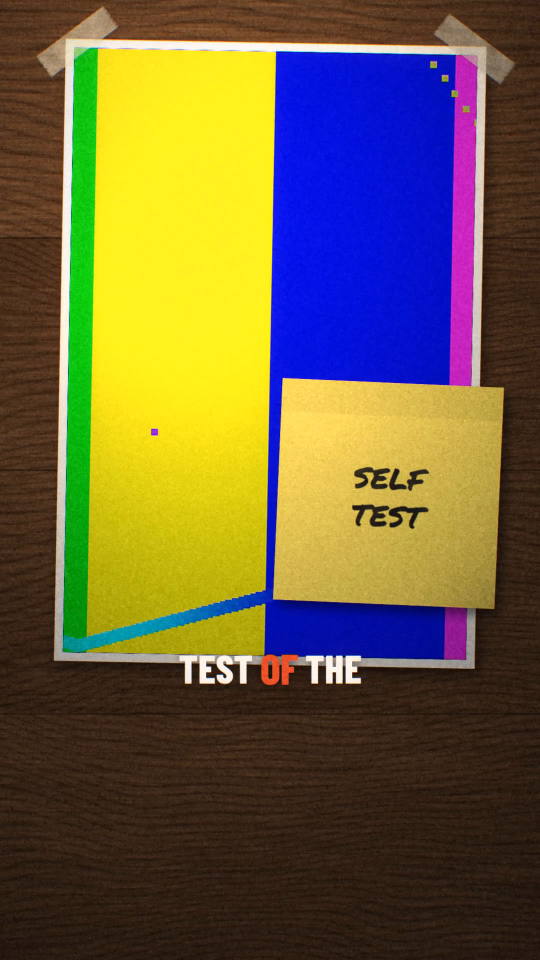
#> input picture distribution/evidence/selftest-1.2s.jpg, 1080 x 1920 px (shown at 1/2 size)
$ python -i look.py   (imports and definitions only)
#> lines starting #> are read from the running program, lines starting #| are printed output that depends on the picture
#!/usr/bin/env python3
"""Camera grade, analog finish and print treatments for talking-head edits.

Import into a frame renderer (numpy RGB uint8 in, uint8 out) or run on files:
  look.py still IN.png OUT.png [--grade --track track.json --t 3.2] [--finish medium]
  look.py video IN.mp4 OUT.mp4 [--grade --track track.json] [--finish medium]
  look.py print IN.png OUT.png --mode halftone|xerox [--cell 7]

Order inside a renderer: grade_webcam(camera crop) -> composite graphics ->
finish(whole frame, frame_index). Print treatments go on photos and cutouts
only, never on the face. The finish is the glue that makes paper, photos,
type and camera read as one physical object; it must never lift the blacks.
"""
import argparse, json, math, subprocess, sys
from pathlib import Path
import cv2
import numpy as np

PRESETS = {  # grain, halation, bloom, weave_px, ca, vignette
    "subtle": dict(grain=0.016, halation=0.10, bloom=0.05, weave=0.35, ca=0.0008, vignette=0.18),
    "medium": dict(grain=0.026, halation=0.16, bloom=0.07, weave=0.60, ca=0.0014, vignette=0.26),
    "heavy":  dict(grain=0.040, halation=0.24, bloom=0.10, weave=0.90, ca=0.0022, vignette=0.34),
}


def _f(img):
    return img.astype(np.float32) / 255.0


def _u8(x):
    return (np.clip(x, 0, 1) * 255.0 + 0.5).astype(np.uint8)


def _luma(x):
    return x[..., 0] * 0.2126 + x[..., 1] * 0.7152 + x[..., 2] * 0.0722


# [30 lines left out: functions _shoulder, grade_webcam, not called in this run]


class Finish:
    """Film/print finish for full output frames. Deterministic per frame index."""

    # [72 lines left out: functions __init__, _weave, apply, halftone, not called in this run]


def xerox(rgb, seed=3, crush=0.28, toner=0.10):
    """Photocopy: crushed tones, toner speckle, slight smear. Good for cutouts and evidence."""
#> called with seed = 3, crush = 0.28, toner = 0.1
    rng = np.random.default_rng(seed)
    g = cv2.cvtColor(rgb, cv2.COLOR_RGB2GRAY).astype(np.float32) / 255.0
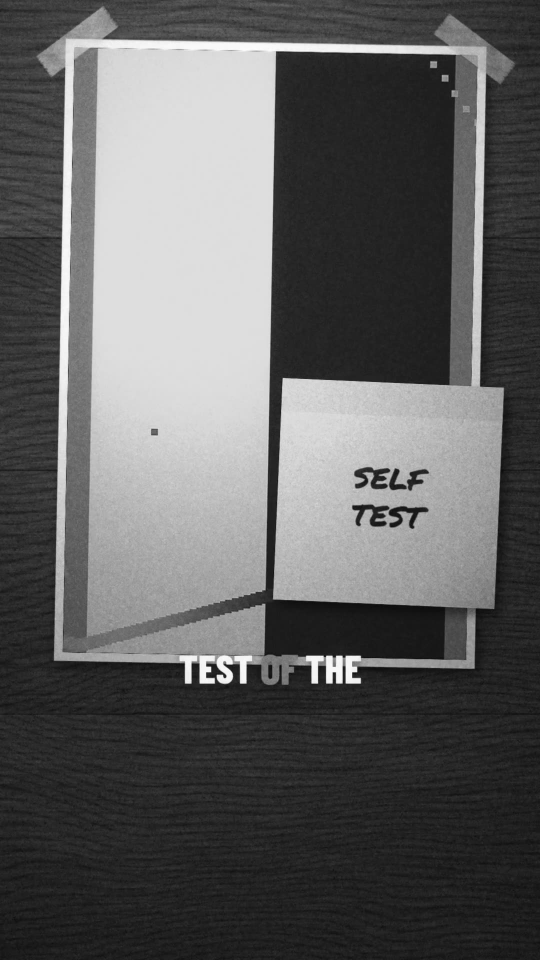
#> g: shape (1920, 1080) float32 (shown at 1/2 size); min 0.0314, max 0.996, mean 0.375
    g = np.clip((g - crush) / (1 - 2 * crush), 0, 1)
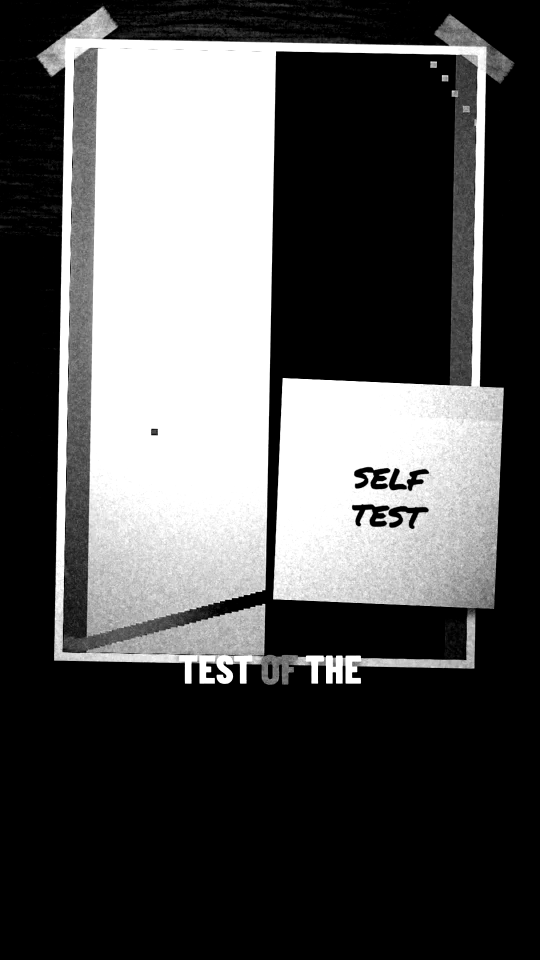
#> g: shape (1920, 1080) float32 (shown at 1/2 size); min 0, max 1, mean 0.328
    g = g * g * (3 - 2 * g)
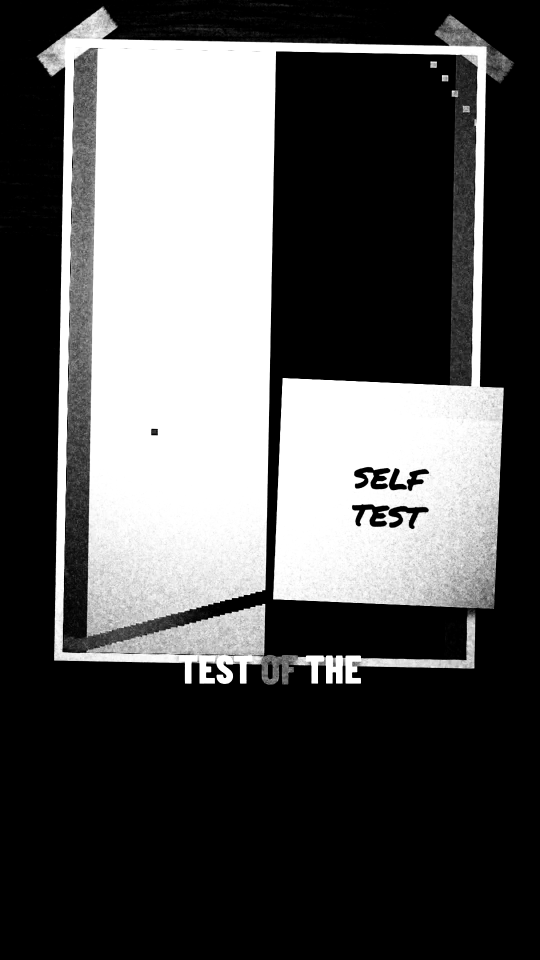
#> g: shape (1920, 1080) float32 (shown at 1/2 size); min 0, max 1, mean 0.333
    n = cv2.GaussianBlur(rng.standard_normal(g.shape).astype(np.float32), (0, 0), 0.8)
    g = np.clip(g + toner * n * (1 - g) * 2, 0, 1)
    g = cv2.GaussianBlur(g, (0, 0), 0.6)
    return cv2.cvtColor((g * 255).astype(np.uint8), cv2.COLOR_GRAY2RGB)


# [100 lines left out: functions misregister, paper, _face_at, main, not called in this run]


# [2 lines not run here, left out]

>>> import cv2
>>> picture = cv2.cvtColor(cv2.imread('../../../evidence/selftest-1.2s.jpg'), cv2.COLOR_BGR2RGB)
>>> result = xerox(picture)

$ run again, on distribution/evidence/news-sheet.jpg
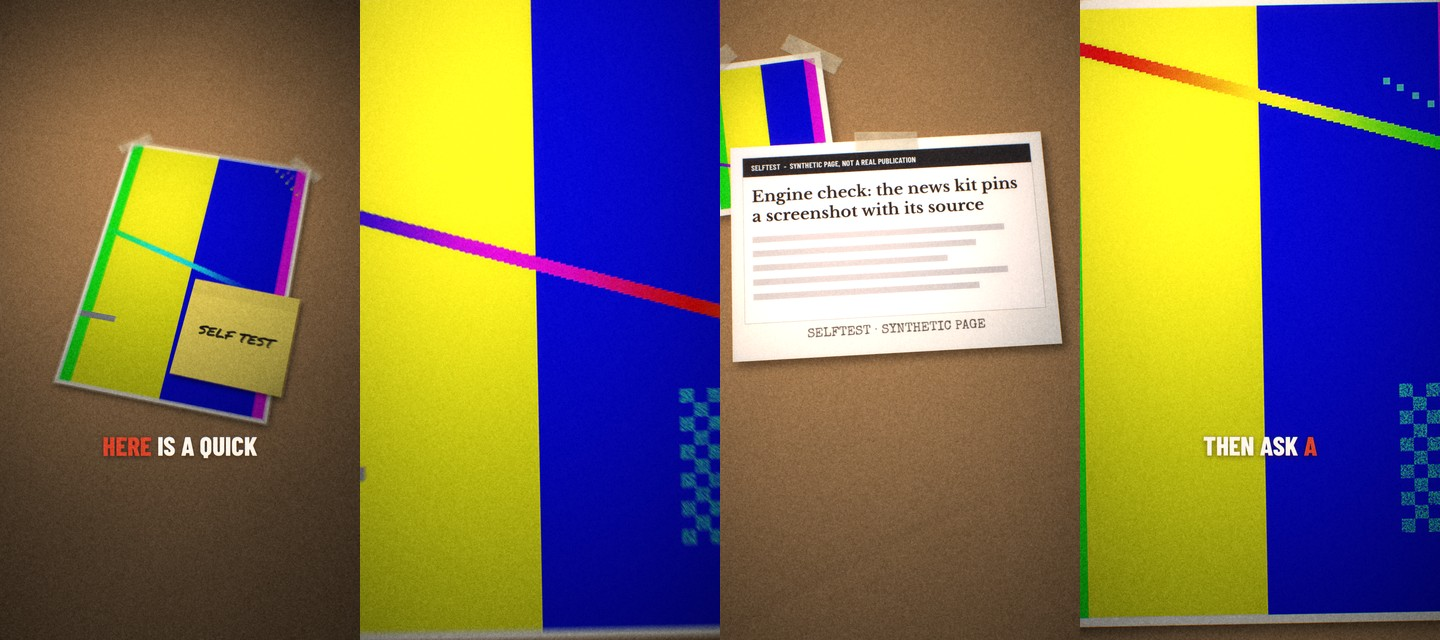
#> input picture distribution/evidence/news-sheet.jpg, 1440 x 640 px
#> in xerox, `g = cv2.cvtColor(rgb, cv2.COLOR_RGB2GRAY).astype(np.float32) / 255.0`:
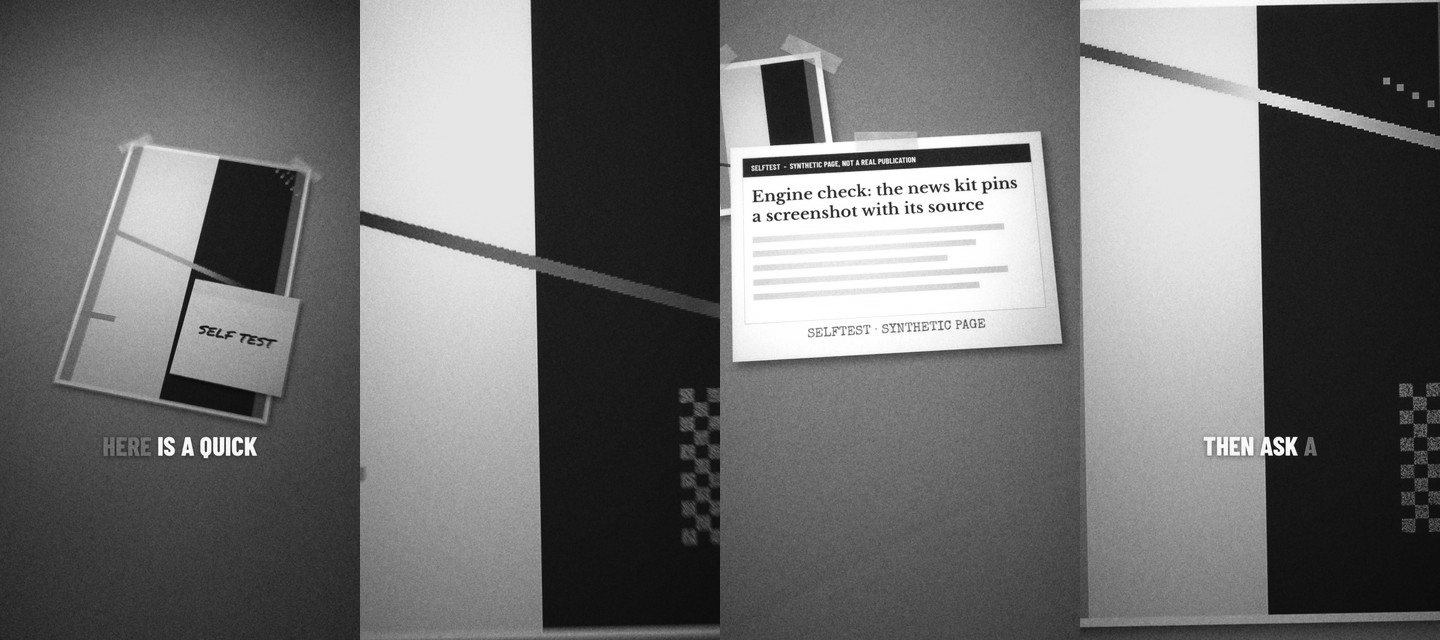
#> g: shape (640, 1440) float32; min 0.0157, max 1, mean 0.437
#> in xerox, `g = g * g * (3 - 2 * g)`:
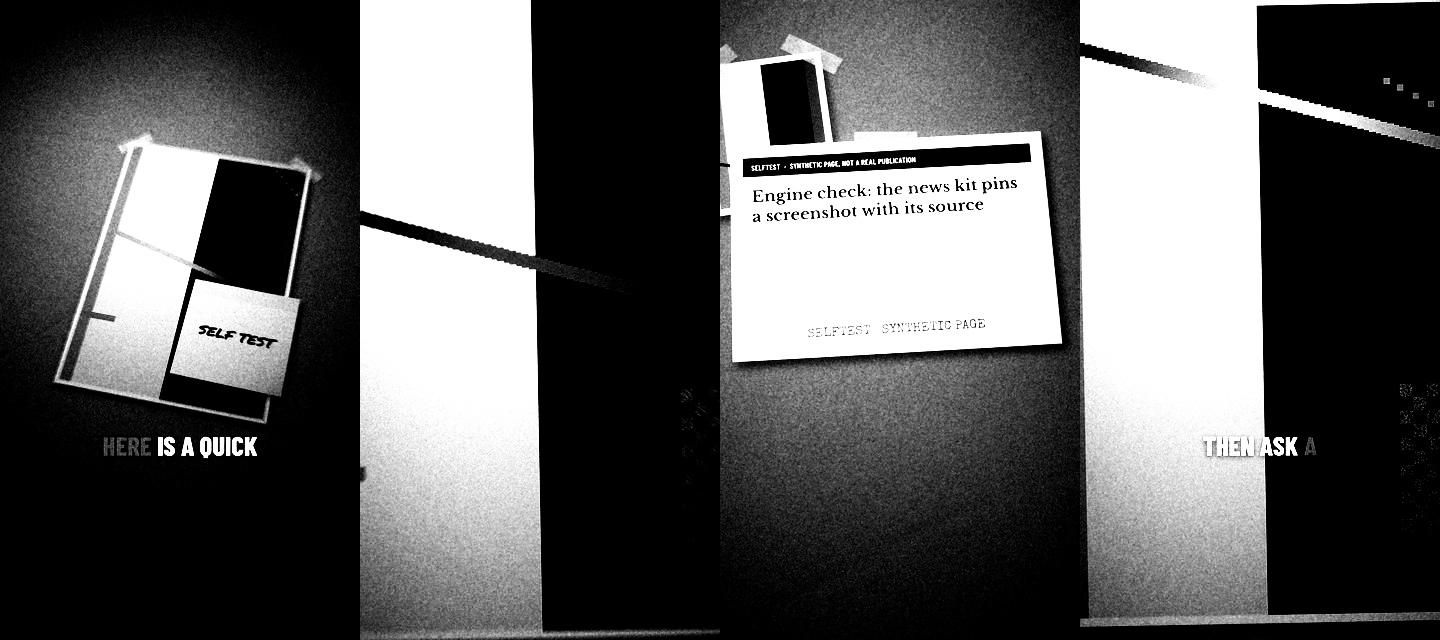
#> g: shape (640, 1440) float32; min 0, max 1, mean 0.381
